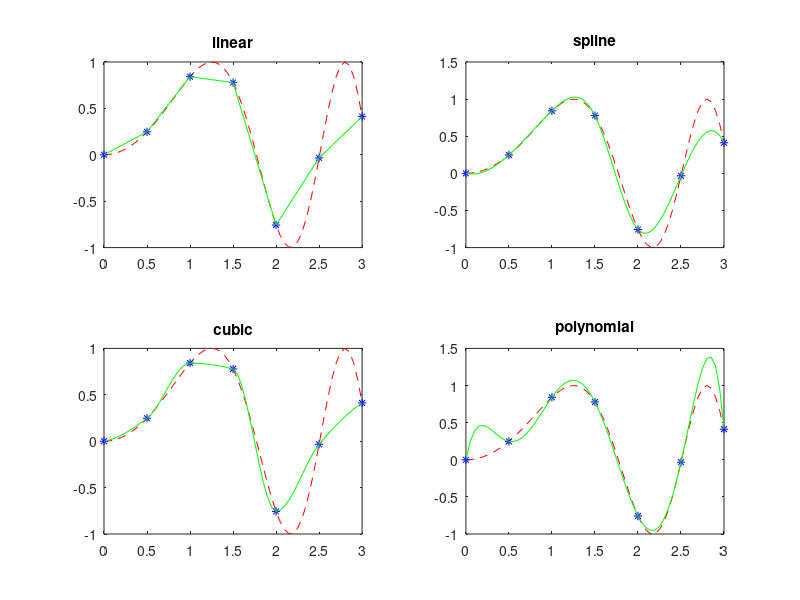

MATLAB code for this plot:
%______Metody numeryczne LAB4_______________
%______________Interpolacja2_________________

clc;
clear all;
close all;

%x,y wektory definiujące węzły interpolacji
x = 0:0.5:3;
y = sin(x.^2);

%xi argument lub wektor argumentów, dla któtych chcemy obliczyć wartośći
%funkcji interpolującej
xi = min(x):0.05:max(x);


grid on;
hold on;

y1 = interp1(x,y,xi,'linear');
subplot(2,2,1);
axis([0 3 -1 1.3]);
plot(xi,sin(xi.^2),'r--',x, y, 'b*', xi, y1, 'g-');
title('linear');

y2 = interp1(x,y,xi,'spline');
subplot(2,2,2);
axis([0 3 -1 1.3]);
plot(xi,sin(xi.^2),'r--',x, y, 'b*', xi, y2, 'g-');
title('spline');

y3 = interp1(x,y,xi,'cubic');
subplot(2,2,3);
axis([0 3 -1 1.3]);
plot(xi,sin(xi.^2),'r--',x, y, 'b*', xi, y3, 'g-');
title('cubic');

A = polyfit(x, y, 6);
w = polyval(A, xi);
subplot(2,2,4);
axis([0 3 -1 1.3]);
plot(xi,sin(xi.^2),'r--',x, y, 'b*', xi, w, 'g-');
title('polynomial');

hold off;
grid off;